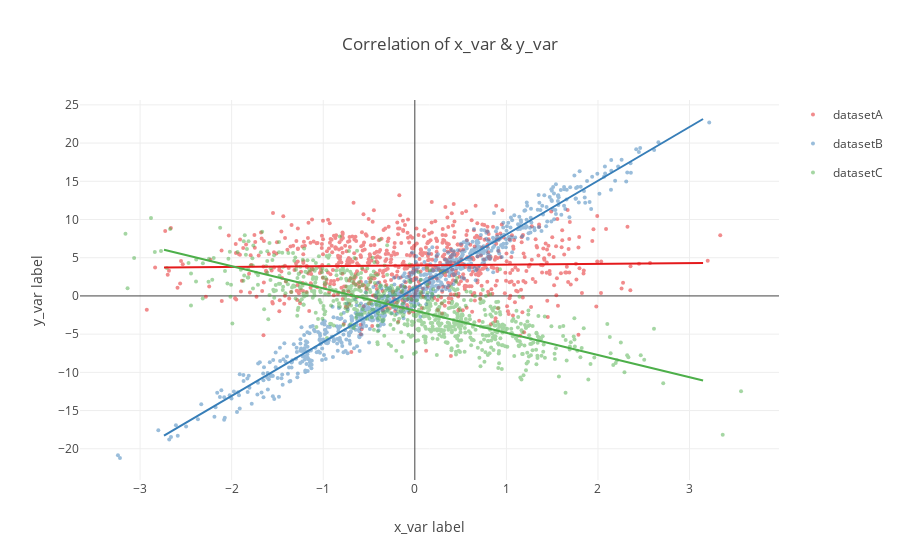

Notebook source saved alongside this figure:
### Markdown cell above
### Multiple data sources

Note that hovering on correlation line will show correlation statistics

### Code cell
data_source_11 = np.random.randn(800)
data_source_31 = 7*data_source_11 +1 - 1.5*np.random.randn(800)

data_source_12 = np.random.randn(800)
data_source_32 = -3*data_source_12 - 2 + 2.5*np.random.randn(800)

psp.corrPlot([data_source_1, data_source_11, data_source_12], [data_source_3, data_source_31, data_source_32], 
             names=['datasetA', 'datasetB', 'datasetC'],addCorr=True, addCorrLine=True, title='Correlation of x_var & y_var', 
             xlbl='x_var label', ylbl='y_var label')

### Figure 1 — Plotly figure (JSON) as saved in the notebook; plotly's stock layout.template omitted (floating-point values rounded to 4 significant figures; data arrays with more than 128 entries replaced by an {"elided": "..."} marker saying what was removed)
{"data": [{"legendgroup": "datasetA", "marker": {"color": "rgb(228,26,28)", "colorscale": "Portland", "showscale": false, "size": 4}, "mode": "markers", "name": "datasetA", "opacity": 0.5, "text": "", "type": "scatter", "x": {"elided": "800 float values"}, "y": {"elided": "800 float values"}}, {"legendgroup": "datasetB", "marker": {"color": "rgb(55,126,184)", "colorscale": "Portland", "showscale": false, "size": 4}, "mode": "markers", "name": "datasetB", "opacity": 0.5, "text": "", "type": "scatter", "x": {"elided": "800 float values"}, "y": {"elided": "800 float values"}}, {"legendgroup": "datasetC", "marker": {"color": "rgb(77,175,74)", "colorscale": "Portland", "showscale": false, "size": 4}, "mode": "markers", "name": "datasetC", "opacity": 0.5, "text": "", "type": "scatter", "x": {"elided": "800 float values"}, "y": {"elided": "800 float values"}}, {"hoverinfo": "name+text", "hovertext": "Pearson [R2, P]=[0.03,0.42] <br> Spearman [R2, P]=[0.02,0.52] <br> y=0.10x+4.00", "legendgroup": "datasetA", "line": {"color": "rgb(228,26,28)"}, "mode": "lines", "name": "datasetA corr", "showlegend": false, "type": "scatter", "x": [-2.739, 3.147], "y": [3.732, 4.301]}, {"hoverinfo": "name+text", "hovertext": "Pearson [R2, P]=[0.98,0.00] <br> Spearman [R2, P]=[0.97,0.00] <br> y=7.04x+1.00", "legendgroup": "datasetB", "line": {"color": "rgb(55,126,184)"}, "mode": "lines", "name": "datasetB corr", "showlegend": false, "type": "scatter", "x": [-2.739, 3.147], "y": [-18.28, 23.15]}, {"hoverinfo": "name+text", "hovertext": "Pearson [R2, P]=[-0.77,0.00] <br> Spearman [R2, P]=[-0.77,0.00] <br> y=-2.91x+-1.92", "legendgroup": "datasetC", "line": {"color": "rgb(77,175,74)"}, "mode": "lines", "name": "datasetC corr", "showlegend": false, "type": "scatter", "x": [-2.739, 3.147], "y": [6.046, -11.07]}], "layout": {"annotations": [], "hovermode": "closest", "showlegend": true, "title": "Correlation of x_var & y_var", "xaxis": {"title": "x_var label"}, "yaxis": {"title": "y_var label"}}}
